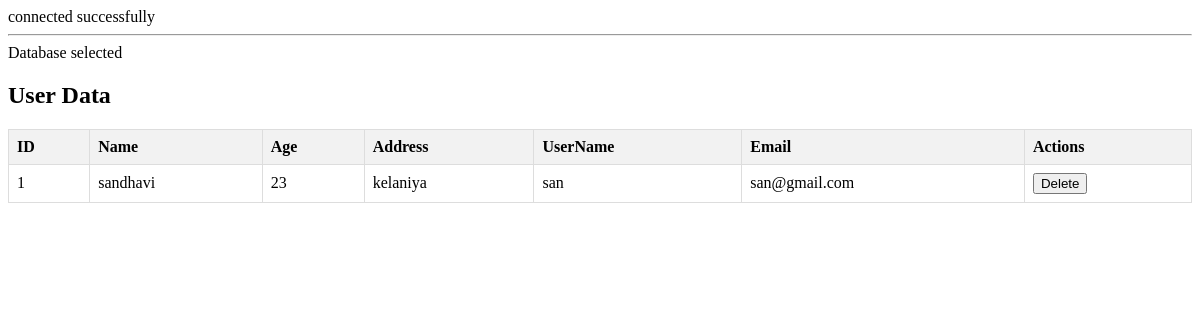
Page /viewCustomer.php on the committed database.
### tables this page shows
CREATE TABLE IF NOT EXISTS `customer` (
    `id` INT(100) NOT NULL AUTO_INCREMENT,
    `name` VARCHAR(50) NOT NULL,
    `age` INT(100) NOT NULL,
    `email` VARCHAR(20) NOT NULL,
    `address` VARCHAR(20) NOT NULL,
    username VARCHAR(50) NOT NULL,
    `password` INT(100) NOT NULL,
    PRIMARY KEY (`id`)
);

### viewCustomer.php (the view, shortened to what this page needs)
<!DOCTYPE html>
<html lang="en">
<head>
</head>
<body>
    <?php
    include './Include/connectin.php';
    $sql = "SELECT * FROM customer";
    $result = $conn->query($sql);
    $rows = array();
    if ($result->num_rows > 0) {
        while ($row = $result->fetch_assoc()) {
            $rows[] = $row;
        }
    }
    ?>
    <h2>User Data</h2>
    <?php if (!empty($rows)) : ?>
        <table>
            <tr>
                <th>ID</th>
                <th>Name</th>
                <th>Age</th>
                <th>Address</th>
                <th>UserName</th>
                <th>Email</th>
                <th>Actions</th>
            </tr>
            <?php foreach ($rows as $row) : ?>
                <tr>
                    <td><?php echo $row['id']; ?></td>
                    <td><?php echo $row['name']; ?></td>
                    <td><?php echo $row['age']; ?></td>
                    <td><?php echo $row['address']; ?></td>
                    <td><?php echo $row['username']; ?></td>
                    <td><?php echo $row['email']; ?></td>
                    <td>
                        <button onclick="openDeletePopup(<?php echo $row['id']; ?>)">Delete</button>
                    </td>
                </tr>
            <?php endforeach; ?>
        </table>
    <?php else : ?>
        <p>No results found.</p>
    <?php endif; ?>
</body>
</html>

### viewCustomer.php (style rules this page uses)
table { border-collapse: collapse; width: 100%; margin-top: 20px; }
th, td { border: 1px solid #ddd; padding: 8px; text-align: left; }
th { background-color: #f2f2f2; }

### rows in the picture
customer: id "1", name "sandhavi", age "23", address "kelaniya", username "san", email "san@gmail.com"
